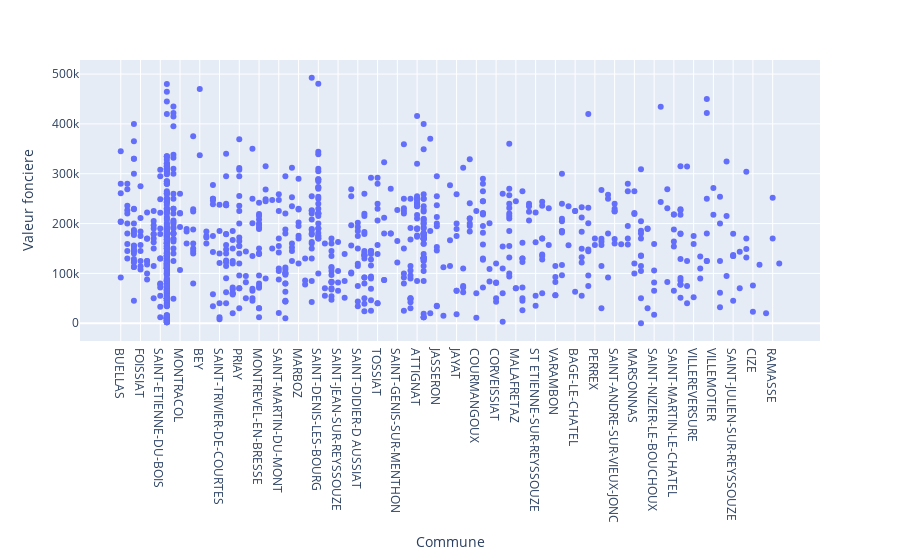

The notebook cell saved with this chart:
### Code cell
fig = px.scatter(df_scatter, x='Commune', y="Valeur fonciere")
fig.show()

### Figure 1 — Plotly figure (JSON) as saved in the notebook; plotly's stock layout.template omitted (floating-point values rounded to 4 significant figures; data arrays with more than 128 entries replaced by an {"elided": "..."} marker saying what was removed)
{"data": [{"hovertemplate": "Commune=%{x}<br>Valeur fonciere=%{y}<extra></extra>", "legendgroup": "", "marker": {"color": "#636efa", "symbol": "circle"}, "mode": "markers", "name": "", "orientation": "v", "showlegend": false, "type": "scatter", "x": {"elided": "1000 str values"}, "xaxis": "x", "y": {"elided": "1000 float values"}, "yaxis": "y"}], "layout": {"legend": {"tracegroupgap": 0}, "margin": {"t": 60}, "xaxis": {"anchor": "y", "domain": [0, 1], "title": {"text": "Commune"}}, "yaxis": {"anchor": "x", "domain": [0, 1], "title": {"text": "Valeur fonciere"}}}}
